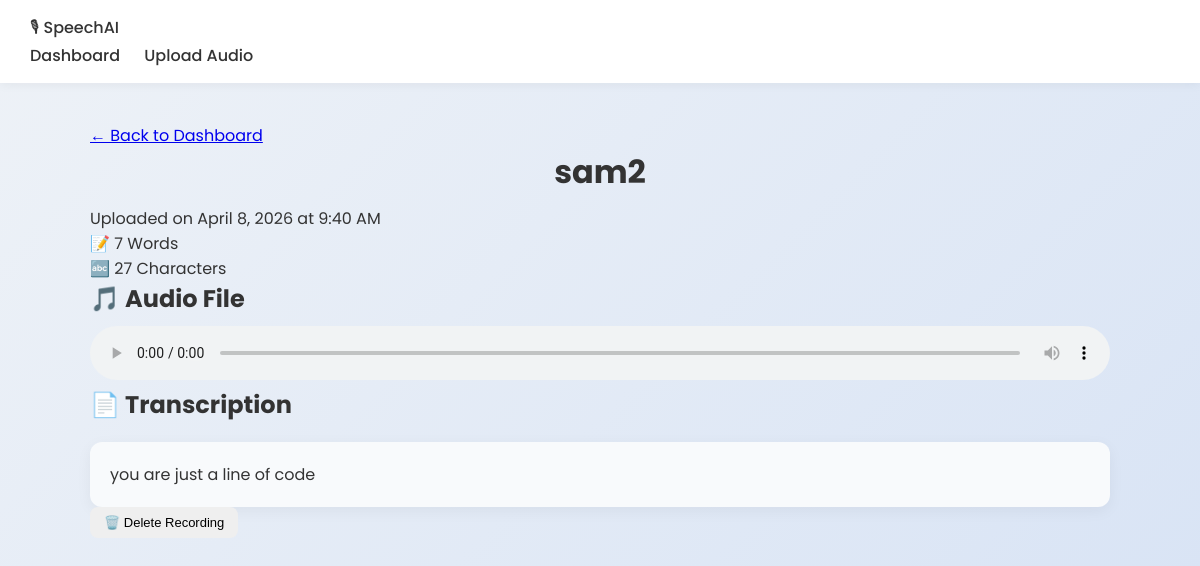
/detail/4/, run on the app's committed database.
### speech_app/models.py (models this page shows, shortened)
class AudioUpload(models.Model):
    title = models.CharField(
        max_length=200,
        help_text="A label for this recording, e.g. 'Meeting Notes'"
    )
    audio_file = models.FileField(
        upload_to='uploads/',
        help_text="The uploaded .wav or .mp3 file"
    )
    transcription = models.TextField(
        blank=True,
        help_text="The speech-to-text result"
    )
    word_count = models.IntegerField(
        default=0,
        help_text="Number of words in the transcription"
    )
    uploaded_at = models.DateTimeField(
        auto_now_add=True,
        help_text="When this file was uploaded"
    )
    class Meta:
        ordering = ['-uploaded_at']

### speech_app/views.py (the view)
# urls.py: path('detail/<int:pk>/', views.detail, name='detail'),
def detail(request, pk):
    upload = get_object_or_404(AudioUpload, pk=pk)
    return render(request, 'speech_app/detail.html', {
        'upload': upload
    })

### speech_app/templates/speech_app/detail.html (shortened to what this page needs)
{% extends 'speech_app/base.html' %}
{% block content %}
  <div class="detail-page">
    <a href="{% url 'dashboard' %}" class="back-link">← Back to Dashboard</a>
    <div class="detail-header">
      <h1 class="detail-title">{{ upload.title }}</h1>
      <p class="detail-meta">
        Uploaded on {{ upload.uploaded_at|date:"F j, Y" }} at {{ upload.uploaded_at|date:"g:i A" }}
      </p>
    </div>
    <div class="detail-stats">
      <div class="stat-pill">
        <span class="stat-pill-icon">📝</span>
        <span class="stat-pill-value">{{ upload.word_count }}</span>
        <span class="stat-pill-label">Words</span>
      </div>
      <div class="stat-pill">
        <span class="stat-pill-icon">🔤</span>
        <span class="stat-pill-value">{{ upload.transcription|length }}</span>
        <span class="stat-pill-label">Characters</span>
      </div>
    </div>
    <div class="audio-section">
      <h2 class="section-title">🎵 Audio File</h2>
      <audio controls class="audio-player">
        <source src="{{ upload.audio_file.url }}" type="audio/wav">
        <source src="{{ upload.audio_file.url }}" type="audio/mpeg">
      </audio>
    </div>
    <div class="transcription-section">
      <h2 class="section-title">📄 Transcription</h2>
      <div class="transcription-box">
        {{ upload.transcription|linebreaksbr }}
      </div>
    </div>
    <div class="detail-actions">
      <form method="POST" action="{% url 'delete_upload' upload.pk %}"
            onsubmit="return confirm('Permanently delete this recording?')">
        <button type="submit" class="btn btn-danger">🗑️ Delete Recording</button>
      </form>
    </div>
  </div>
{% endblock %}

### speech_app/static/speech_app/css/style.css (style rules this page uses)
* { margin: 0; padding: 0; box-sizing: border-box; }
body { font-family: 'Poppins', sans-serif; background: linear-gradient(135deg, #eef2f7, #d9e4f5); color: #333; }
h1 { text-align: center; margin-bottom: 10px; }
.btn { padding: 8px 14px; border-radius: 8px; border: none; cursor: pointer; font-size: 13px; display: inline-block; }
.transcription-box { margin-top: 20px; padding: 20px; background: #f8fafc; border-radius: 12px; box-shadow: 0 4px 15px rgba(0,0,0,0.05); }
audio { margin-top: 10px; width: 100%; }

### data on the page
AudioUpload: title "sam2", uploaded_at "April 8, 2026", uploaded_at "9:40 AM", word_count "7", transcription|length "27", transcription "you are just a line of code"
